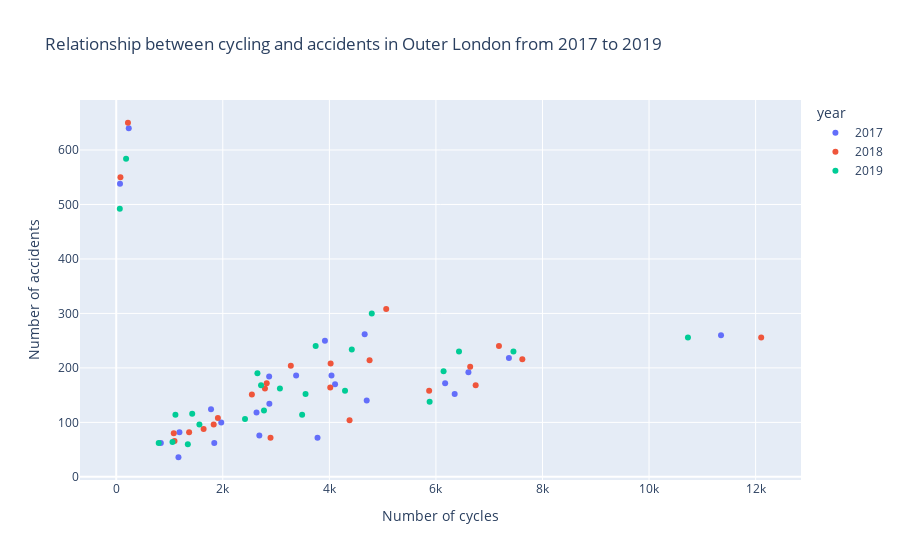

Source (notebook cell):
### Code cell
# Outer london total cycles vs accidents
fig = px.scatter(accidents_totalcycle_outer,
                 x='Total cycles',
                 y='total_accidents',
                 color='year',
                 labels={"Total cycles": "Number of cycles",
                         "total_accidents": "Number of accidents"},
                 title="Relationship between cycling and accidents in Outer London from 2017 to 2019")
fig.show()

### Figure 1 — Plotly figure (JSON) as saved in the notebook; plotly's stock layout.template omitted (floating-point values rounded to 4 significant figures)
{"data": [{"hovertemplate": "year=2017<br>Number of cycles=%{x}<br>Number of accidents=%{y}<extra></extra>", "legendgroup": "2017", "marker": {"color": "#636efa", "symbol": "circle"}, "mode": "markers", "name": "2017", "orientation": "v", "showlegend": true, "type": "scatter", "x": [1186, 2633, 1168, 4107, 2870, 2874, 6610, 1971, 3376, 3917, 837, 1840, 3778, 7370, 6352, 235, 4663, 4701, 6173, 1779, 11351, 2686, 4040, 71], "xaxis": "x", "y": [82, 118, 36, 170, 184, 134, 192, 100, 186, 250, 62, 62, 72, 218, 152, 640, 262, 140, 172, 124, 260, 76, 186, 538], "yaxis": "y"}, {"hovertemplate": "year=2018<br>Number of cycles=%{x}<br>Number of accidents=%{y}<extra></extra>", "legendgroup": "2018", "marker": {"color": "#EF553B", "symbol": "circle"}, "mode": "markers", "name": "2018", "orientation": "v", "showlegend": true, "type": "scatter", "x": [1368, 2546, 1094, 4017, 2791, 2824, 7622, 1829, 3277, 4024, 1080, 1640, 4379, 7183, 6746, 220, 5067, 5873, 6643, 1908, 12105, 2896, 4755, 79], "xaxis": "x", "y": [82, 151, 66, 164, 162, 172, 216, 96, 204, 208, 80, 88, 104, 240, 168, 650, 308, 158, 202, 108, 256, 72, 214, 550], "yaxis": "y"}, {"hovertemplate": "year=2019<br>Number of cycles=%{x}<br>Number of accidents=%{y}<extra></extra>", "legendgroup": "2019", "marker": {"color": "#00cc96", "symbol": "circle"}, "mode": "markers", "name": "2019", "orientation": "v", "showlegend": true, "type": "scatter", "x": [1111, 2773, 1056, 3553, 2650, 2718, 7455, 1561, 3072, 3743, 797, 1344, 3489, 6433, 5882, 185, 4796, 4294, 6144, 1426, 10730, 2417, 4421, 67], "xaxis": "x", "y": [114, 122, 64, 152, 190, 168, 230, 96, 162, 240, 62, 60, 114, 230, 138, 584, 300, 158, 194, 116, 256, 106, 234, 492], "yaxis": "y"}], "layout": {"legend": {"title": {"text": "year"}, "tracegroupgap": 0}, "title": {"text": "Relationship between cycling and accidents in Outer London from 2017 to 2019"}, "xaxis": {"anchor": "y", "domain": [0, 1], "title": {"text": "Number of cycles"}}, "yaxis": {"anchor": "x", "domain": [0, 1], "title": {"text": "Number of accidents"}}}}
